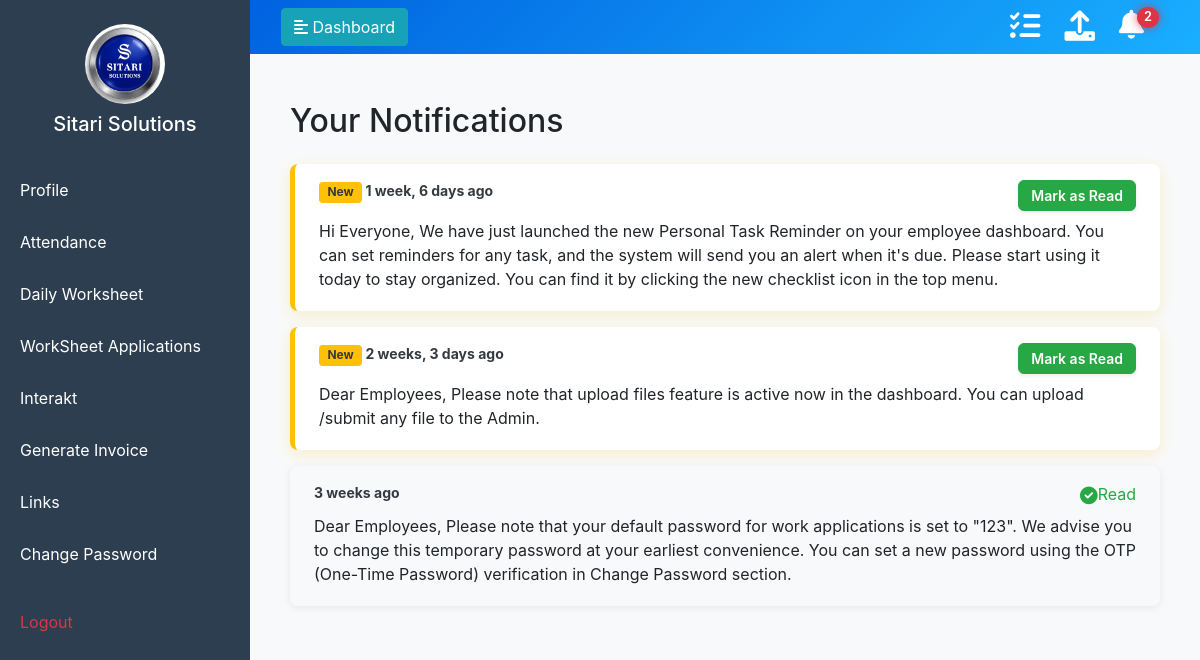
Page /notifications/ (signed in) on the committed database.
### management/models.py (models this page shows, shortened)
class UserNotificationStatus(models.Model):
    employee = models.ForeignKey(Employee, on_delete=models.CASCADE)
    notification = models.ForeignKey(Notification, on_delete=models.CASCADE)
    is_read = models.BooleanField(default=False)
    class Meta:
        unique_together = ('employee', 'notification')

class Notification(models.Model):
    description = models.TextField()
    created_at = models.DateTimeField(auto_now_add=True)
    recipients = models.ManyToManyField(Employee, through='UserNotificationStatus', related_name='notifications')
    class Meta:
        ordering = ['-created_at']

### management/views.py (the view)
    def wrapped_view(request, *args, **kwargs):
        employee = get_logged_in_employee(request)
        if not employee:
            messages.error(request, "You must be logged in to view this page.")
            return redirect('login') # Make sure you have a 'login' URL name
        return view_func(request, employee, *args, **kwargs)

### management/context_processors.py (called while the page is built)
def notifications_context(request):
    if request.session.get('employee_id'):
        employee_id = request.session.get('employee_id')
        count = UserNotificationStatus.objects.filter(employee_id=employee_id, is_read=False).count()
        return {'unread_notification_count': count}
    return {'unread_notification_count': 0}

### management/ip_restriction.py (called while the page is built)
def get_client_ip(request):
    x_forwarded_for = request.META.get('HTTP_X_FORWARDED_FOR')
    if x_forwarded_for:
        ip = x_forwarded_for.split(',')[0].strip()
    else:
        ip = request.META.get('REMOTE_ADDR')
    return ip

    def __call__(self, request):
        ip = get_client_ip(request)
        if not self.is_ip_allowed(ip):
            logger.warning(f"Access denied for IP: {ip}")
            return HttpResponseForbidden("Access denied.")
        response = self.get_response(request)
        return response

### management/models.py (called while the page is built)
    def __str__(self):
        return self.name

### management/templatetags/upload_tags.py (called while the page is built)
@register.simple_tag
def get_upload_form():
    return EmployeeUploadForm()

### management/views.py (called while the page is built)
def get_logged_in_employee(request):
    employee_id = request.session.get('employee_id')
    if not employee_id:
        return None
    try:
        return Employee.objects.get(employee_id=employee_id)
    except Employee.DoesNotExist:
        return None

def require_employee(view_func):
    def wrapped_view(request, *args, **kwargs):
        employee = get_logged_in_employee(request)
        if not employee:
            messages.error(request, "You must be logged in to view this page.")
            return redirect('login') # Make sure you have a 'login' URL name
        return view_func(request, employee, *args, **kwargs)
    return wrapped_view

@require_employee
def notification_list_view(request, employee):
    notifications = UserNotificationStatus.objects.filter(employee=employee).select_related('notification').order_by('-notification__created_at')
    context = {
        'notifications': notifications
    }
    return render(request, 'notifications.html', context)

### management/templates/notifications.html (shortened to what this page needs)
{% extends "masteremployee.html" %}
{% block content %}
<div class="container mt-4 notification-container">
    <h2 class="mb-4">Your Notifications</h2>
    <div class="list-group">
        {% for status in notifications %}
            <div class="card notification-card {% if not status.is_read %}notification-unread{% else %}notification-read{% endif %}">
                <div class="card-body px-4 py-3">
                    <div class="d-flex justify-content-between align-items-start mb-2">
                        <div class="font-weight-bold text-dark small">
                            {% if not status.is_read %}
                                <span class="badge bg-warning text-dark me-2">New</span>
                            {% endif %}
                            <span>{{ status.notification.created_at|timesince }} ago</span>
                        </div>
                        <div>
                            {% if not status.is_read %}
                                <a href="{% url 'mark_notification_as_read' status.pk %}"
                                   class="btn btn-success btn-sm text-white fw-semibold shadow-sm">
                                    Mark as Read
                                </a>
                            {% else %}
                                <span class="text-success fw-bold">
                                    <i class="fas fa-check-circle me-1"></i>Read
                                </span>
                            {% endif %}
                        </div>
                    </div>
                    <div class="text-body mb-1 fs-5">
                        {{ status.notification.description }}
                    </div>
                </div>
            </div>
        {% empty %}
            <div class="card mb-3 shadow-sm border-0 bg-light">
                <div class="card-body text-center text-muted">
                    You have no notifications.
                </div>
            </div>
        {% endfor %}
    </div>
</div>
{% endblock %}

### management/templates/masteremployee.html (style rules this page uses)
body { background-color: #f8f9fa; overflow: hidden; }

### management/templates/notifications.html (style rules this page uses)
.notification-container { max-width: 900px; margin: auto; }
.notification-card { border: none; border-radius: 8px; transition: all 0.3s ease; margin-bottom: 1rem; }
.notification-unread { border-left: 5px solid #ffc107 !important; background-color: #fff; box-shadow: 0 4px 15px rgba(255, 193, 7, 0.2); }
.notification-read { background-color: #f8f9fa; box-shadow: 0 2px 8px rgba(0, 0, 0, 0.07); }
.badge.bg-warning { font-size: 0.75rem; font-weight: 700; padding: 0.4em 0.7em; }
.btn-success.btn-sm { font-weight: 600; border-radius: 6px; padding: 0.25rem 0.75rem; box-shadow: 0 2px 5px rgba(25, 135, 84, 0.3); }
.text-success .fa-check-circle { font-size: 1.1em; vertical-align: middle; }

### rows in the picture
UserNotificationStatus: is_read "New", notification.created_at "1 week, 6 days", notification.description "Hi Everyone, We have just launched the new Personal Task Reminder on your employee dashboard. You can set reminders for any task, and the system will send you an alert when it's due. Please start using it today to stay organized. You can find it by clicking the new checklist icon in the top menu."
UserNotificationStatus: is_read "New", notification.created_at "2 weeks, 3 days", notification.description "Dear Employees, Please note that upload files feature is active now in the dashboard. You can upload /submit any file to the Admin."
UserNotificationStatus: notification.created_at "3 weeks", is_read True (drawn), notification.description "Dear Employees, Please note that your default password for work applications is set to \"123\". We advise you to change this temporary password at your earliest convenience. You can set a new password using the OTP (One-Time Password) verification in Change Password section."

### other values in the picture
{{ unread_notification_count }} "2"
